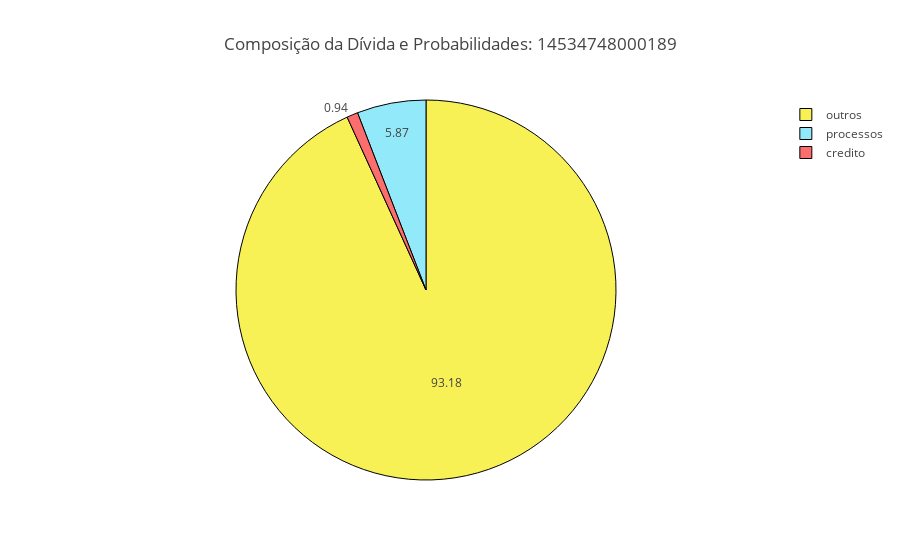
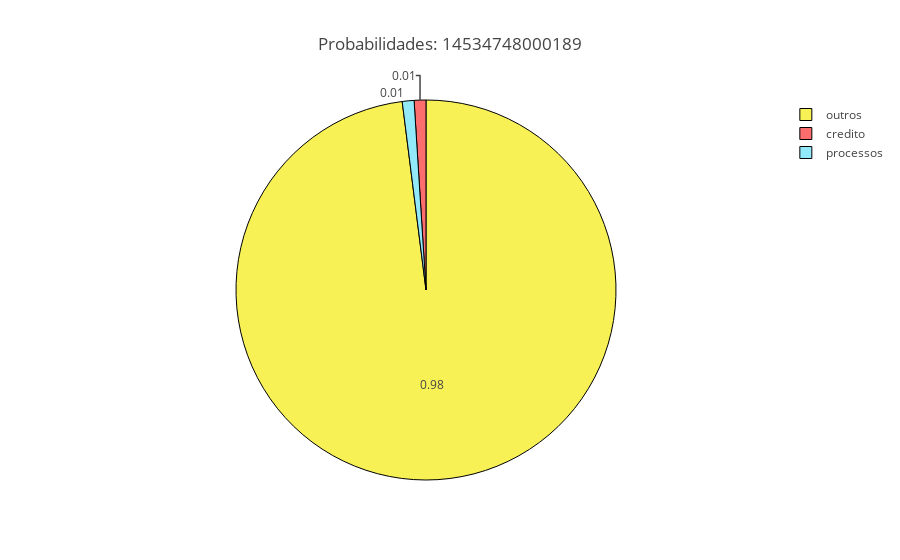
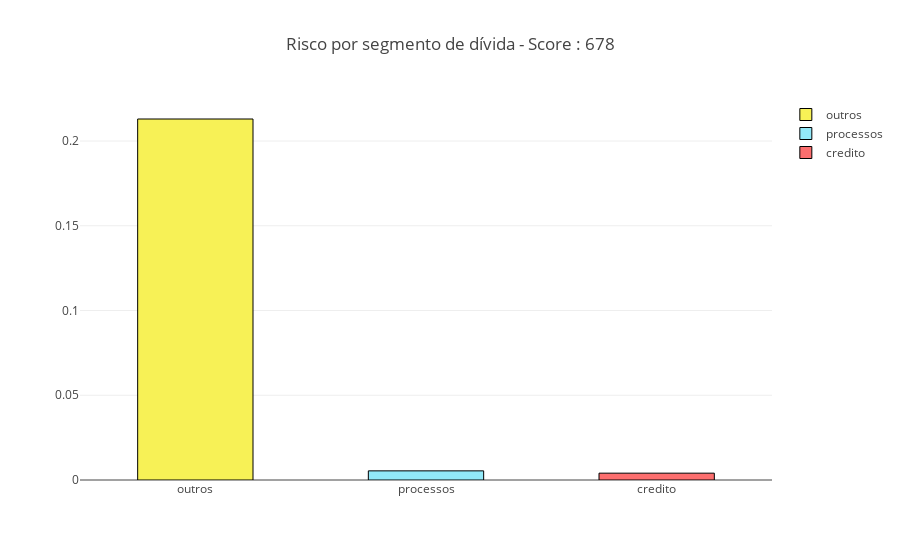

Notebook source saved alongside these figures, in order:
### Code cell
plot_dividas('14534748000189', dcalc)
plot_probabilidade('14534748000189', dcalc)
plot_risco('14534748000189', dcalc)

### Figure 1 — Plotly figure (JSON) as saved in the notebook; plotly's stock layout.template omitted (floating-point values rounded to 4 significant figures)
{"data": [{"hoverinfo": "label+percent", "labels": ["credito", "outros", "processos"], "marker": {"colors": ["rgb(252,110,110)", "rgb(247,241,86)", "rgb(146,233,249)"], "line": {"color": "rgb(0, 0, 0)", "width": 1}}, "textinfo": "value", "type": "pie", "uid": "610cbe54-b72b-4247-8e1f-1e5a8326bb1b", "values": [0.94, 93.18, 5.87]}], "layout": {"title": {"text": "Composição da Dívida e Probabilidades: 14534748000189"}}}

### Figure 2 — Plotly figure (JSON) as saved in the notebook; plotly's stock layout.template omitted (floating-point values rounded to 4 significant figures)
{"data": [{"hoverinfo": "label+percent", "labels": ["credito", "outros", "processos"], "marker": {"colors": ["rgb(252,110,110)", "rgb(247,241,86)", "rgb(146,233,249)"], "line": {"color": "rgb(0, 0, 0)", "width": 1}}, "textinfo": "value", "type": "pie", "uid": "22f5654a-18a1-44e3-a533-ebe99451070c", "values": [0.01, 0.98, 0.01]}], "layout": {"title": {"text": "Probabilidades: 14534748000189"}}}

### Figure 3 — Plotly figure (JSON) as saved in the notebook; plotly's stock layout.template omitted (floating-point values rounded to 4 significant figures)
{"data": [{"marker": {"color": "rgb(247,241,86)", "line": {"color": "rgb(0, 0, 0)", "width": 1}}, "name": "outros", "type": "bar", "uid": "4419b729-adf9-4998-b772-61848b885790", "x": ["outros"], "y": [0.213]}, {"marker": {"color": "rgb(146,233,249)", "line": {"color": "rgb(0, 0, 0)", "width": 1}}, "name": "processos", "type": "bar", "uid": "678dc7c3-f826-48cc-9fa1-2b3784b6c31c", "x": ["processos"], "y": [0.005386]}, {"marker": {"color": "rgb(252,110,110)", "line": {"color": "rgb(0, 0, 0)", "width": 1}}, "name": "credito", "type": "bar", "uid": "c34ebeea-9846-4269-a0c5-0d97e5d9778e", "x": ["credito"], "y": [0.004032]}], "layout": {"bargap": 0.5, "title": {"text": "Risco por segmento de dívida - Score : 678"}}}
